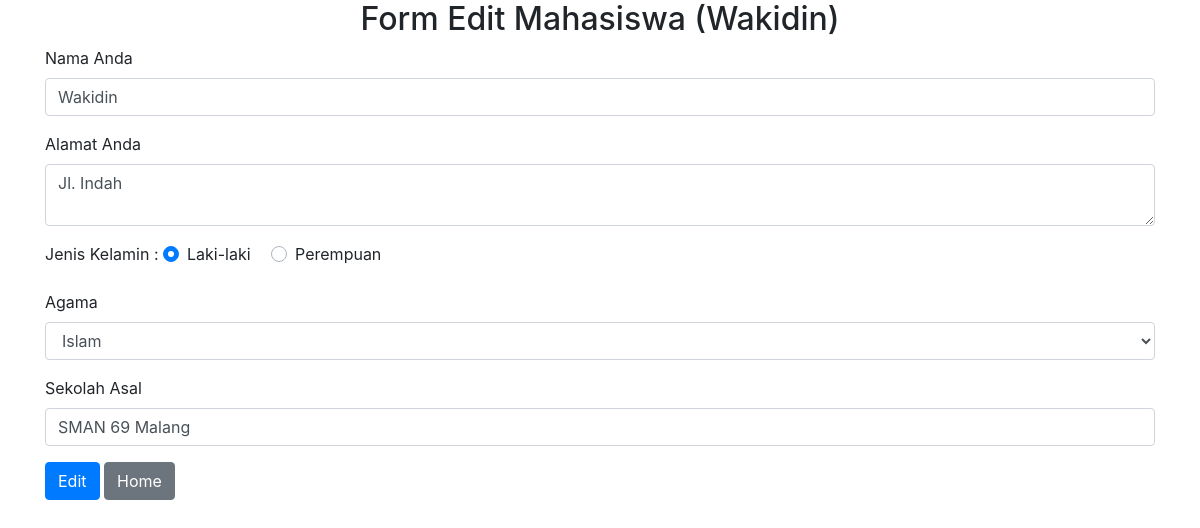
The app's page /pertemuan_14/edit.php?id=2 with its own data.
### tables this page shows
CREATE TABLE `data` (
  `id` int(255) NOT NULL,
  `nama` varchar(255) NOT NULL,
  `alamat` text NOT NULL,
  `kelamin` varchar(40) NOT NULL,
  `agama` varchar(25) NOT NULL,
  `sekolah` varchar(255) NOT NULL
);

### pertemuan_14/fungsi.php (called while the page is built, shortened)
<?php
$conn = mysqli_connect('localhost', 'root', '', 'pertemuan_14');
function idsiswa($id) {
	global $conn;
	$query = mysqli_query($conn, "select * from data where id='$id'");
	$rows = [];
	while ($row = mysqli_fetch_assoc($query)) {
		$rows[] = $row;
	}
	return $rows[0];
}
?>

### pertemuan_14/edit.php (the view, shortened to what this page needs)
<?php
require "fungsi.php";
if (isset($_GET['id'])) {
	$id = $_GET['id'];
	$data = idsiswa($id);
} else {
	header('Location: index.php');
}
?>
<!DOCTYPE html>
<html lang="en">
<head>
	<link rel="stylesheet" href="https://stackpath.bootstrapcdn.com/bootstrap/4.3.1/css/bootstrap.min.css">
</head>
<body>
<div class="container">
	<h2 class="text-center">Form Edit Mahasiswa (<?php echo $data['nama']; ?>)</h2>
	<form method='POST' action=''>
		<div class="form-group">
			<label for="nama">Nama Anda</label>
			<input type="text" id="nama" name="nama" value="<?php echo $data['nama']; ?>" class="form-control"/>
		</div>
		<div class="form-group">
			<label for="alamat">Alamat Anda</label>
			<textarea id="alamat" name="alamat" value="" class="form-control"><?php echo $data['alamat']; ?></textarea>
		</div>
		<div class="form-group">
			<label>Jenis Kelamin :</label>
			<div class="custom-control custom-radio custom-control-inline">
				<label class="custom-control-label" for="laki">Laki-laki</label>
			</div>
			<div class="custom-control custom-radio custom-control-inline">
				<label class="custom-control-label" for="perempuan">Perempuan</label>
			</div>
		</div>
		<div class="form-group">
			<label for="agama">Agama</label>
			<select id="agama" class="form-control" name="agama">
				<option value="Islam" <?php echo ($data['agama']=='Islam') ? "selected":"" ?>>Islam</option>
			</select>
		</div>
		<div class="form-group">
			<label for="sekolah">Sekolah Asal</label>
			<input type="text" id="sekolah" name="sekolah" value="<?php echo $data['sekolah']; ?>" class="form-control"/>
		</div>
		<input type="submit" name='submit' class="btn btn-primary" value="Edit"/>
		<a href="tampil_data.php" class="btn btn-secondary">Home</a>
	</form>
</div>
</body>
</html>

### records on screen
data: nama "Wakidin", alamat "Jl. Indah", agama "Islam", sekolah "SMAN 69 Malang"
